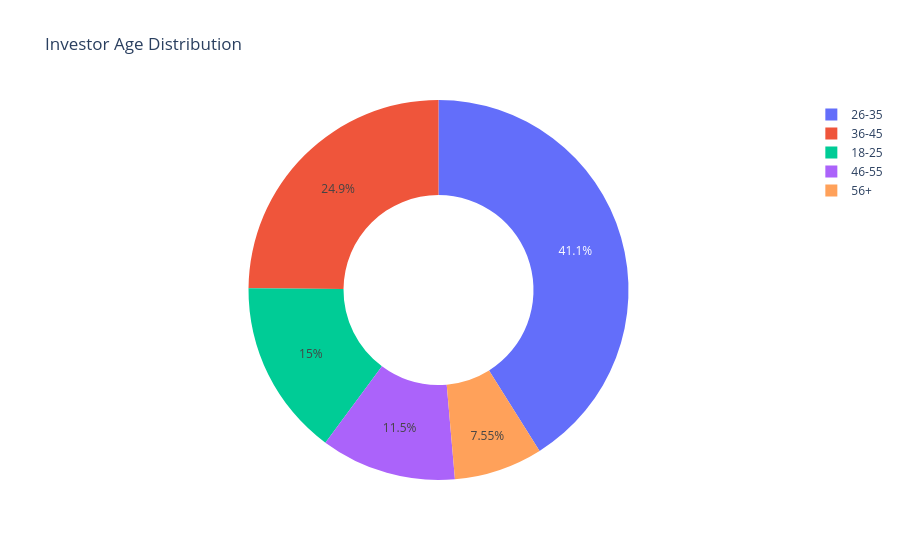

Source (notebook cell):
### Code cell
age_data = (
    transactions["age_group"]
    .value_counts()
    .reset_index()
)

fig = px.pie(
    age_data,
    names="age_group",
    values="count",
    hole=0.5,
    title="Investor Age Distribution"
)

fig.show()

### Figure 1 — Plotly figure (JSON) as saved in the notebook; plotly's stock layout.template omitted (floating-point values rounded to 4 significant figures)
{"data": [{"domain": {"x": [0, 1], "y": [0, 1]}, "hole": 0.5, "hovertemplate": "age_group=%{label}<br>count=%{value}<extra></extra>", "labels": ["26-35", "36-45", "18-25", "46-55", "56+"], "legendgroup": "", "name": "", "showlegend": true, "type": "pie", "values": [13463, 8146, 4916, 3779, 2474]}], "layout": {"legend": {"tracegroupgap": 0}, "title": {"text": "Investor Age Distribution"}}}
